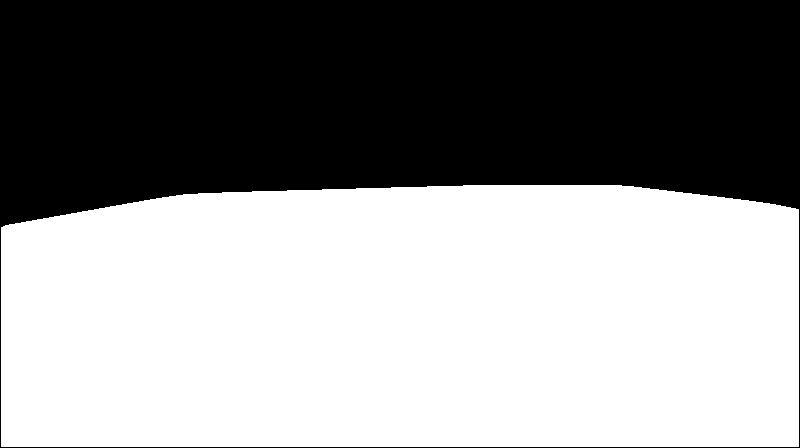
//> input picture images_test_algo2/algo2_filled_region_1_001.png, 800 x 448 px; the run also reads 1 picture not shown here
$ ./comparaisons_vt_multiples_algo2 images_test_algo2/algo2_filled_region_1_001.png   (built with g++ and OpenCV 4)
//> lines starting //> are read from the running program, lines starting //| are printed output that depends on the picture; after the words box and inside, x2 and y2 are one past the last pixel; in counts of white or black regions, pixels touching at a corner belong together
#include <iostream>
#include <cstdlib>
#include <cmath>

#include <opencv2/opencv.hpp>

using namespace cv;
using namespace std;

void
comparaison_vt(float tableau[], Mat image, Mat image_vt, int parImage)
{

    Mat image_gray;
    Mat image_gray_float;

    cvtColor(image, image_gray, CV_BGR2GRAY);
    image_gray.convertTo(image_gray_float, CV_32FC1);

    Mat image_vt_gray;
    Mat image_vt_gray_float;
    cvtColor(image_vt, image_vt_gray, CV_BGR2GRAY);
    image_vt_gray.convertTo(image_vt_gray_float, CV_32FC1);

    int nb_pixels_tot(0);
    nb_pixels_tot = image.size().height*image.size().width;

    float rappel(0);
    float precision(0);
    float nb_correct(0);
    float nb_pixels_terrain_trouve(0);
    float nb_pixels_terrain_vt(0);
    float nb_fp(0);
    float nb_fn(0);


    Mat image_fp;
    Mat image_fp_float;

    image_fp = image_gray-image_vt_gray;
    image_fp.convertTo(image_fp_float, CV_32FC1);

    Mat image_fn;
    Mat image_fn_float;

    image_fn = image_vt_gray-image_gray;
    image_fn.convertTo(image_fn_float, CV_32FC1);


    for(int i=0;i<image_gray.size().height;i++)
    {
      for(int j=0;j<image_gray.size().width;j++)
      {

        if(image_vt_gray_float.at<float>(i,j) > 125)
        {
          nb_pixels_terrain_vt ++;
        }

        if(image_gray_float.at<float>(i,j)  > 125)
        {
          nb_pixels_terrain_trouve ++;
        }
        if(image_gray_float.at<float>(i,j)  > 125 && image_vt_gray_float.at<float>(i,j)  > 125)
        {
          nb_correct ++;
        }

        if(image_gray_float.at<float>(i,j)  > 125 && image_vt_gray_float.at<float>(i,j) <= 125)
        {
          nb_fp ++;
        }

        if(image_gray_float.at<float>(i,j) <= 125 && image_vt_gray_float.at<float>(i,j)  > 125)
        {
          nb_fn ++;
        }
      }
    }

    rappel = nb_correct / nb_pixels_terrain_vt;

    precision = nb_correct / nb_pixels_terrain_trouve;

    tableau[0] += nb_pixels_tot;
    tableau[1] += nb_fp;
    tableau[2] += nb_fn;
    tableau[3] += nb_pixels_terrain_trouve;
    tableau[4] += nb_pixels_terrain_vt;
    tableau[5] += nb_correct;
    tableau[6] += rappel;
    tableau[7] += precision;
    tableau[8] ++;

    if (parImage)
    {
    cout<<"Données quantitatives de l'image " << tableau[8]<<" :" <<endl;
    cout<<"nb_pixels_tot : " << nb_pixels_tot<<endl;
    cout<<"nb_fp : " << nb_fp<<endl;
    cout<<"nb_fn : " << nb_fn<<endl;
    cout<<"nb_pixels_terrain_trouve : " << nb_pixels_terrain_trouve<<endl;
    cout<<"nb_pixels_terrain_vt : " << nb_pixels_terrain_vt<<endl;
    cout<<"nb_correct : " << nb_correct<<endl;
    cout<<"rappel : " << rappel<<endl;
    cout<<"precision : " << precision<<endl;
  }

}

void
process(char* choix)
{

  int parImage = atoi(choix);
  float tableau[9] = {0, 0, 0, 0, 0, 0, 0, 0, 0};

  Mat image;
  Mat image_vt;

  // Pour chaque image
  image = imread("./images_test_algo2/algo2_filled_region_1_001.png", CV_LOAD_IMAGE_COLOR);
//> image is the input picture: 448 rows x 800 cols, CV_8UC3; 56.2% white; 1 black region, box (x1, y1, x2, y2) and area: (0, 0, 800, 448) 157083
  image_vt = imread( "./images_vt/log1-vt/001-rgb-vt.png", CV_LOAD_IMAGE_COLOR);
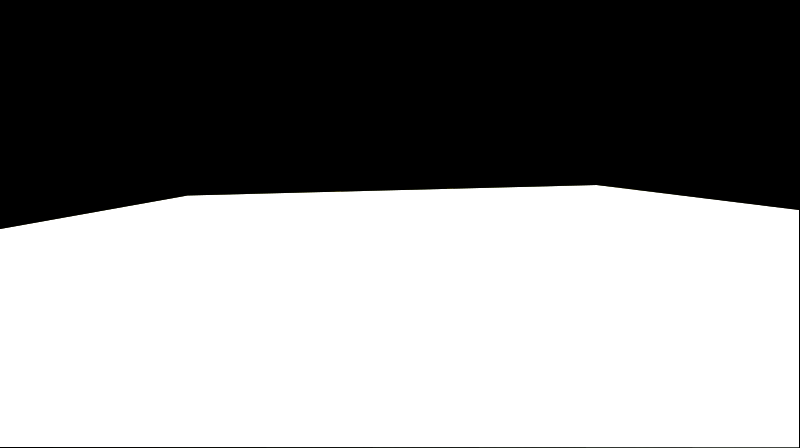
//> input picture images_vt/log1-vt/001-rgb-vt.png, 800 x 448 px
//> image_vt is the input picture: 448 rows x 800 cols, CV_8UC3; mean B, G, R 141.9, 142, 142
  comparaison_vt(tableau, image , image_vt, parImage);
//> in comparaison_vt, `image_fp = image_gray-image_vt_gray;`:
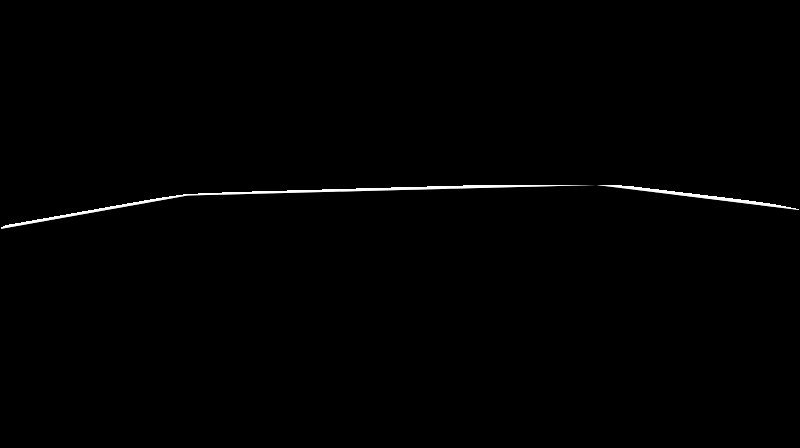
//> image_fp: 448 rows x 800 cols, CV_8UC1; min 0, max 255, mean 1.5
//> after the loop in comparaison_vt, `for(int i=0;i<image_gray.size().height;i++)`: nb_pixels_terrain_vt = 199432; nb_pixels_terrain_trouve = 201317; nb_correct = 199214; nb_fp = 2103; nb_fn = 218
//> in comparaison_vt, `rappel = nb_correct / nb_pixels_terrain_vt;`: rappel = 0.999
//> in comparaison_vt, `precision = nb_correct / nb_pixels_terrain_trouve;`: precision = 0.99
//> tableau = [358400, 2103, 218, 201317, 199432, 199214, 0.999, 0.99, 1]
  image = imread("./images_test_algo2/algo2_filled_region_1_081.png", CV_LOAD_IMAGE_COLOR);
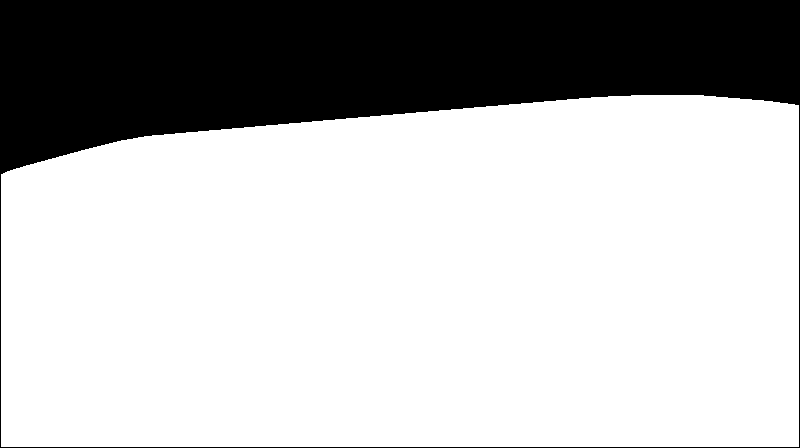
//> input picture images_test_algo2/algo2_filled_region_1_081.png, 800 x 448 px
//> image is the input picture: 448 rows x 800 cols, CV_8UC3; 73.2% white; 1 black region, box (x1, y1, x2, y2) and area: (0, 0, 800, 448) 96092
  image_vt = imread( "./images_vt/log1-vt/081-rgb-vt.png", CV_LOAD_IMAGE_COLOR);
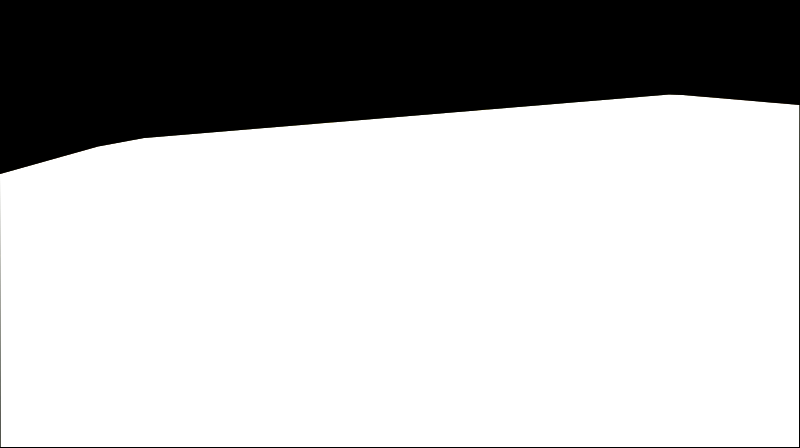
//> input picture images_vt/log1-vt/081-rgb-vt.png, 800 x 448 px
//> image_vt is the input picture: 448 rows x 800 cols, CV_8UC3; mean B, G, R 185.5, 185.5, 185.5
  comparaison_vt(tableau, image , image_vt, parImage);
//> tableau = [716800, 3878, 403, 463625, 460150, 459747, 2, 1.98, 2]
  image = imread("./images_test_algo2/algo2_filled_region_1_212.png", CV_LOAD_IMAGE_COLOR);
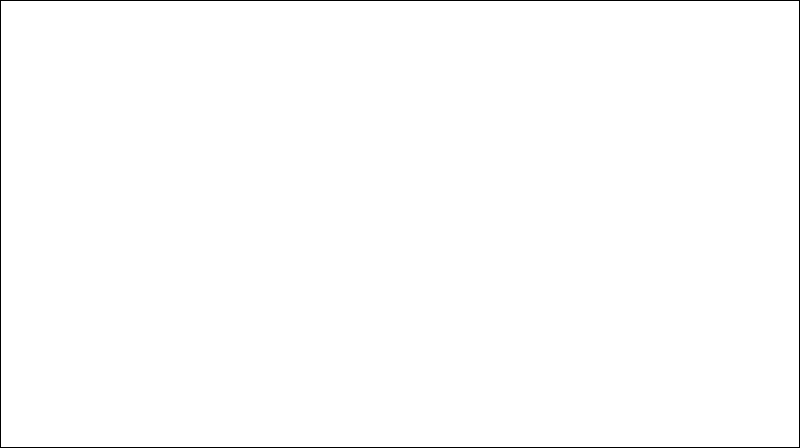
//> input picture images_test_algo2/algo2_filled_region_1_212.png, 800 x 448 px
//> image is the input picture: 448 rows x 800 cols, CV_8UC3; 99.3% white; black in thin lines or dots
  image_vt = imread( "./images_vt/log1-vt/212-rgb-vt.png", CV_LOAD_IMAGE_COLOR);
  comparaison_vt(tableau, image , image_vt, parImage);
//> in comparaison_vt (call 3), `cvtColor(image, image_gray, CV_BGR2GRAY);`: image_gray: 448 rows x 800 cols, CV_8UC1; 99.3% white; black in thin lines or dots
//> in comparaison_vt (call 3), `image_gray.convertTo(image_gray_float, CV_32FC1);`: image_gray_float: 448 rows x 800 cols, CV_32FC1; 99.3% white; black in thin lines or dots
//> in comparaison_vt (call 3), `cvtColor(image_vt, image_vt_gray, CV_BGR2GRAY);`: image_vt_gray: 448 rows x 800 cols, CV_8UC1; every value is 255
//> in comparaison_vt (call 3), `image_vt_gray.convertTo(image_vt_gray_float, CV_32FC1);`: image_vt_gray_float: 448 rows x 800 cols, CV_32FC1; every value is 255
//> in comparaison_vt (call 3), `image_fp = image_gray-image_vt_gray;`: image_fp: 448 rows x 800 cols, CV_8UC1; every value is 0
//> in comparaison_vt (call 3), `image_fp.convertTo(image_fp_float, CV_32FC1);`: image_fp_float: 448 rows x 800 cols, CV_32FC1; every value is 0
//> in comparaison_vt (call 3), `image_fn = image_vt_gray-image_gray;`: image_fn: 448 rows x 800 cols, CV_8UC1; 0.7% white in thin lines or dots
//> in comparaison_vt (call 3), `image_fn.convertTo(image_fn_float, CV_32FC1);`: image_fn_float: 448 rows x 800 cols, CV_32FC1; 0.7% white in thin lines or dots
  image = imread("./images_test_algo2/algo2_filled_region_1_231.png", CV_LOAD_IMAGE_COLOR);
//> algo2_filled_region_1_231.png cannot be read in this run, so this picture is empty
  image_vt = imread( "./images_vt/log1-vt/231-rgb-vt.png", CV_LOAD_IMAGE_COLOR);
//> 231-rgb-vt.png cannot be read in this run, so this picture is empty
  comparaison_vt(tableau, image , image_vt, parImage);
  image = imread("./images_test_algo2/algo2_filled_region_1_271.png", CV_LOAD_IMAGE_COLOR);
  image_vt = imread( "./images_vt/log1-vt/271-rgb-vt.png", CV_LOAD_IMAGE_COLOR);
  comparaison_vt(tableau, image , image_vt, parImage);
  image = imread("./images_test_algo2/algo2_filled_region_1_358.png", CV_LOAD_IMAGE_COLOR);
  image_vt = imread( "./images_vt/log1-vt/358-rgb-vt.png", CV_LOAD_IMAGE_COLOR);
  comparaison_vt(tableau, image , image_vt, parImage);

  image = imread("./images_test_algo2/algo2_filled_region_2_011.png", CV_LOAD_IMAGE_COLOR);
  image_vt = imread( "./images_vt/log2-vt/011-rgb-vt.png", CV_LOAD_IMAGE_COLOR);
  comparaison_vt(tableau, image , image_vt, parImage);
  image = imread("./images_test_algo2/algo2_filled_region_2_089.png", CV_LOAD_IMAGE_COLOR);
  image_vt = imread( "./images_vt/log2-vt/089-rgb-vt.png", CV_LOAD_IMAGE_COLOR);
  comparaison_vt(tableau, image , image_vt, parImage);
  image = imread("./images_test_algo2/algo2_filled_region_2_157.png", CV_LOAD_IMAGE_COLOR);
  image_vt = imread( "./images_vt/log2-vt/157-rgb-vt.png", CV_LOAD_IMAGE_COLOR);
  comparaison_vt(tableau, image , image_vt, parImage);
  image = imread("./images_test_algo2/algo2_filled_region_2_185.png", CV_LOAD_IMAGE_COLOR);
  image_vt = imread( "./images_vt/log2-vt/185-rgb-vt.png", CV_LOAD_IMAGE_COLOR);
  comparaison_vt(tableau, image , image_vt, parImage);
  image = imread("./images_test_algo2/algo2_filled_region_2_200.png", CV_LOAD_IMAGE_COLOR);
  image_vt = imread( "./images_vt/log2-vt/200-rgb-vt.png", CV_LOAD_IMAGE_COLOR);
  comparaison_vt(tableau, image , image_vt, parImage);
  image = imread("./images_test_algo2/algo2_filled_region_2_231.png", CV_LOAD_IMAGE_COLOR);
  image_vt = imread( "./images_vt/log2-vt/231-rgb-vt.png", CV_LOAD_IMAGE_COLOR);
  comparaison_vt(tableau, image , image_vt, parImage);

  image = imread("./images_test_algo2/algo2_filled_region_3_001.png", CV_LOAD_IMAGE_COLOR);
  image_vt = imread( "./images_vt/log3-vt/001-rgb-vt.png", CV_LOAD_IMAGE_COLOR);
  comparaison_vt(tableau, image , image_vt, parImage);
  image = imread("./images_test_algo2/algo2_filled_region_3_043.png", CV_LOAD_IMAGE_COLOR);
  image_vt = imread( "./images_vt/log3-vt/043-rgb-vt.png", CV_LOAD_IMAGE_COLOR);
  comparaison_vt(tableau, image , image_vt, parImage);
  image = imread("./images_test_algo2/algo2_filled_region_3_078.png", CV_LOAD_IMAGE_COLOR);
  image_vt = imread( "./images_vt/log3-vt/078-rgb-vt.png", CV_LOAD_IMAGE_COLOR);
  comparaison_vt(tableau, image , image_vt, parImage);
  image = imread("./images_test_algo2/algo2_filled_region_3_125.png", CV_LOAD_IMAGE_COLOR);
  image_vt = imread( "./images_vt/log3-vt/125-rgb-vt.png", CV_LOAD_IMAGE_COLOR);
  comparaison_vt(tableau, image , image_vt, parImage);
  image = imread("./images_test_algo2/algo2_filled_region_3_216.png", CV_LOAD_IMAGE_COLOR);
  image_vt = imread( "./images_vt/log3-vt/216-rgb-vt.png", CV_LOAD_IMAGE_COLOR);
  comparaison_vt(tableau, image , image_vt, parImage);
  image = imread("./images_test_algo2/algo2_filled_region_3_249.png", CV_LOAD_IMAGE_COLOR);
  image_vt = imread( "./images_vt/log3-vt/249-rgb-vt.png", CV_LOAD_IMAGE_COLOR);
  comparaison_vt(tableau, image , image_vt, parImage);

  image = imread("./images_test_algo2/algo2_filled_region_4_10.png", CV_LOAD_IMAGE_COLOR);
  image_vt = imread( "./images_vt/log4-vt/10-rgb-vt.png", CV_LOAD_IMAGE_COLOR);
  comparaison_vt(tableau, image , image_vt, parImage);
  image = imread("./images_test_algo2/algo2_filled_region_4_20.png", CV_LOAD_IMAGE_COLOR);
  image_vt = imread( "./images_vt/log4-vt/20-rgb-vt.png", CV_LOAD_IMAGE_COLOR);
  comparaison_vt(tableau, image , image_vt, parImage);
  image = imread("./images_test_algo2/algo2_filled_region_4_30.png", CV_LOAD_IMAGE_COLOR);
  image_vt = imread( "./images_vt/log4-vt/30-rgb-vt.png", CV_LOAD_IMAGE_COLOR);
  comparaison_vt(tableau, image , image_vt, parImage);
  image = imread("./images_test_algo2/algo2_filled_region_4_40.png", CV_LOAD_IMAGE_COLOR);
  image_vt = imread( "./images_vt/log4-vt/40-rgb-vt.png", CV_LOAD_IMAGE_COLOR);
  comparaison_vt(tableau, image , image_vt, parImage);
  image = imread("./images_test_algo2/algo2_filled_region_4_50.png", CV_LOAD_IMAGE_COLOR);
  image_vt = imread( "./images_vt/log4-vt/50-rgb-vt.png", CV_LOAD_IMAGE_COLOR);
  comparaison_vt(tableau, image , image_vt, parImage);
  image = imread("./images_test_algo2/algo2_filled_region_4_60.png", CV_LOAD_IMAGE_COLOR);
  image_vt = imread( "./images_vt/log4-vt/60-rgb-vt.png", CV_LOAD_IMAGE_COLOR);
  comparaison_vt(tableau, image , image_vt, parImage);

  float nb_pixels_tot_moy(0);
  float nb_fp_moy(0);
  float nb_fn_moy(0);
  float nb_pixels_terrain_trouve_moy(0);
  float nb_pixels_terrain_vt_moy(0);
  float nb_correct_moy(0);
  float rappel_moy(0);
  float precision_moy(0);

  nb_pixels_tot_moy = tableau[0] / tableau[8];
  nb_fp_moy  = tableau[1] / tableau[8];
  nb_fn_moy  = tableau[2] / tableau[8];
  nb_pixels_terrain_trouve_moy  = tableau[3] / tableau[8];
  nb_pixels_terrain_vt_moy  = tableau[4] / tableau[8];
  nb_correct_moy  = tableau[5] / tableau[8];
  rappel_moy  = tableau[6] / tableau[8];
  precision_moy  = tableau[7] / tableau[8];

  cout<<"Données quantitatives moyennes :" <<endl;
  cout<<"nb_pixels_tot : " << nb_pixels_tot_moy<<endl;
  cout<<"nb_fp : " << nb_fp_moy<<endl;
  cout<<"nb_fn : " << nb_fn_moy<<endl;
  cout<<"nb_pixels_terrain_trouve : " << nb_pixels_terrain_trouve_moy<<endl;
  cout<<"nb_pixels_terrain_vt : " << nb_pixels_terrain_vt_moy<<endl;
  cout<<"nb_correct : " << nb_correct_moy<<endl;
  cout<<"rappel : " << rappel_moy<<endl;
  cout<<"precision : " << precision_moy<<endl;
  cout<<"nb test : " << tableau[8]<<endl;

}

void
usage (const char *s)
{
  std::cerr<<"Usage: "<<s<<" parImage\n"<<std::endl;
  exit(EXIT_FAILURE);
}

#define param 1
int
main( int argc, char* argv[] )
{
  if(argc != (param+1))
    usage(argv[0]);
//> (the run ends here: the program stops with an error, at `cvtColor(image, image_gray, CV_BGR2GRAY);`)
